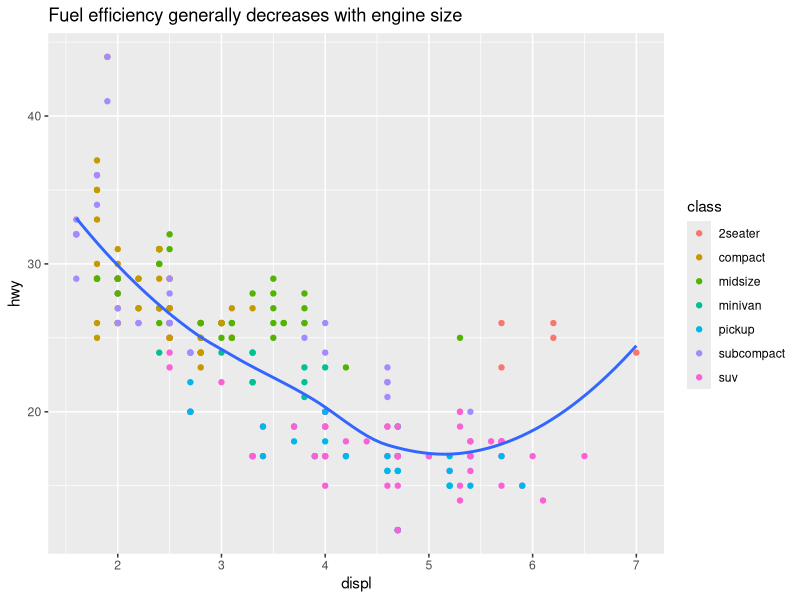
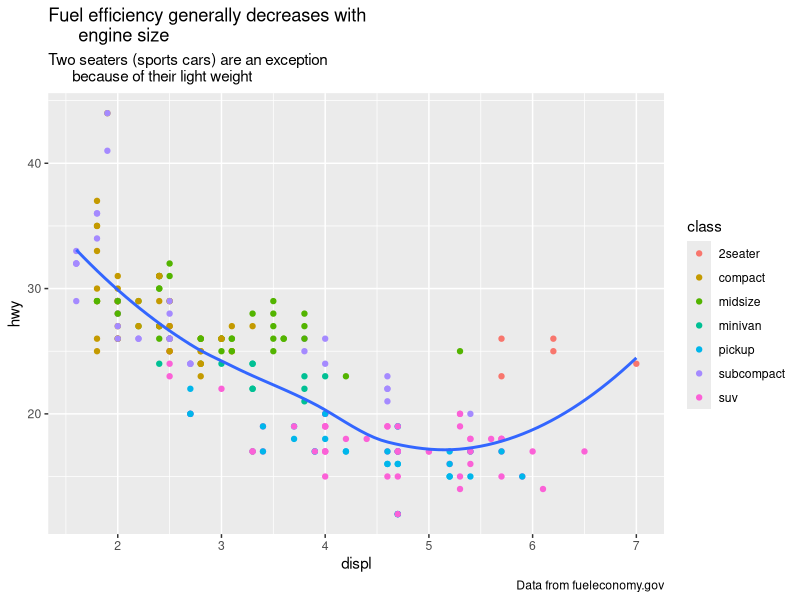
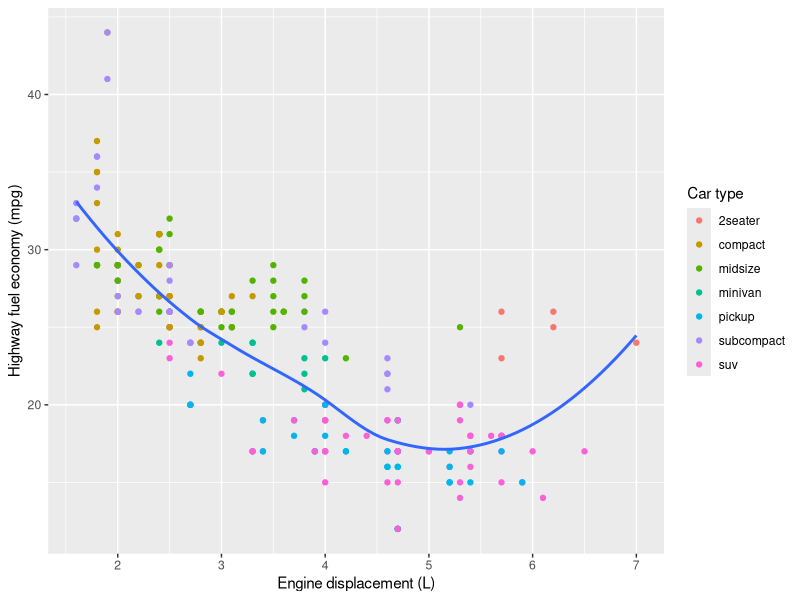
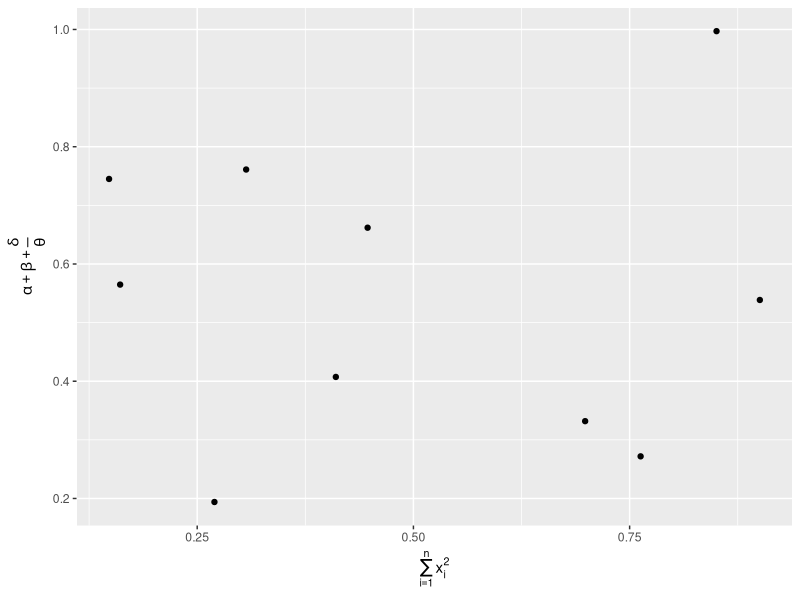
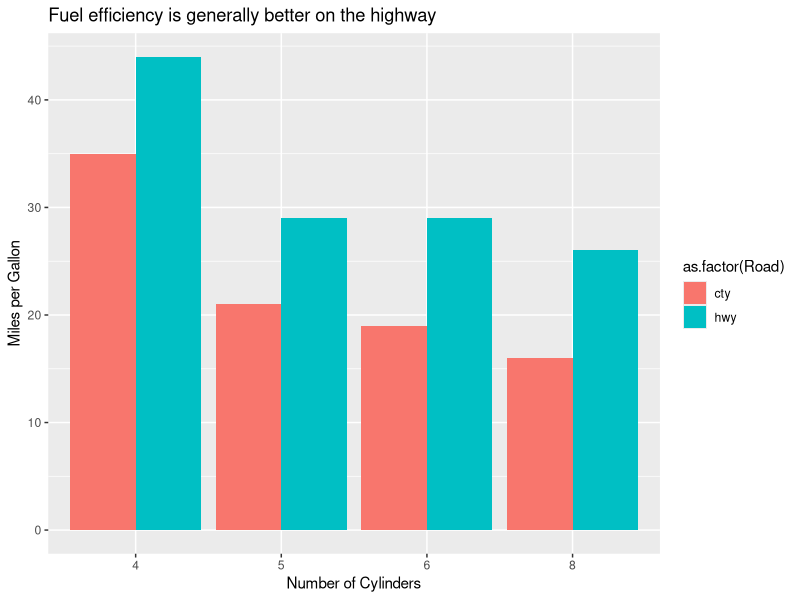
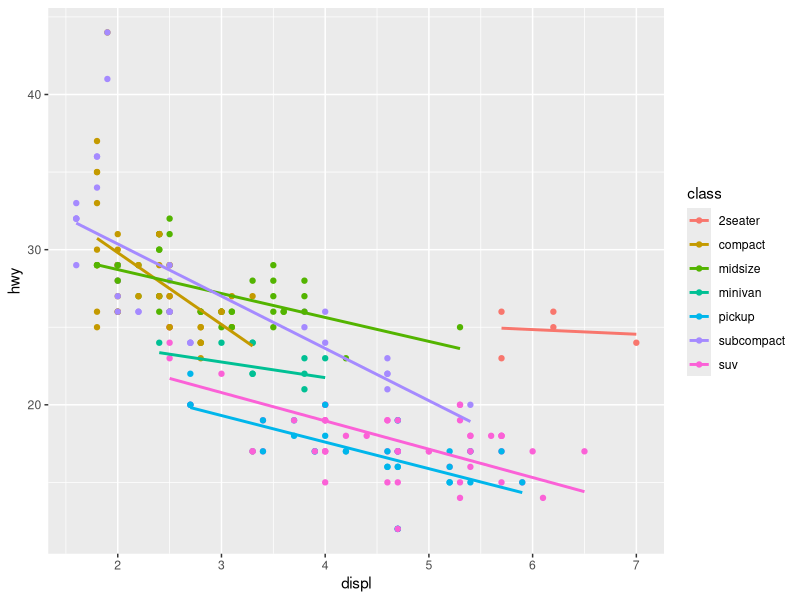

Reproduce these figures in R, in order. (Note: this script raises an error after producing the figures.)
### Graphics for Communication
library(tidyverse)

## Label

ggplot(mpg, aes(displ, hwy)) +
  geom_point(aes(color = class)) +
  geom_smooth(se = F) +
  labs(
    title = paste(
      "Fuel efficiency generally decreases with engine size"
    ))

ggplot(mpg, aes(displ, hwy)) +
  geom_point(aes(color = class)) +
  geom_smooth(se = FALSE) +
  labs(
    title = paste(
      "Fuel efficiency generally decreases with
      engine size"
    ),
    subtitle = paste(
      "Two seaters (sports cars) are an exception
      because of their light weight"
    ),
    caption = "Data from fueleconomy.gov"
  )

ggplot(mpg, aes(displ, hwy)) +
  geom_point(aes(color = class)) +
  geom_smooth(se = FALSE) +
  labs(
    x = "Engine displacement (L)",
    y = "Highway fuel economy (mpg)",
    colour = "Car type"
  )

df <- tibble(
  x = runif(10),
  y = runif(10)
)
ggplot(df, aes(x, y)) +
  geom_point() +
  labs(
    x = quote(sum(x[i] ^ 2, i == 1, n)),
    y = quote(alpha + beta + frac(delta, theta))
  )


## Excercises

# 1.

mpg %>%
  select(cyl,cty, hwy) %>%
  pivot_longer(cols = c(cty,hwy), names_to = "Road", values_to = "MPG") %>%
  ggplot(aes(x = as.factor(cyl), y = MPG, fill = as.factor(Road))) +
  geom_bar(position = "dodge", stat = "identity") +
  labs(
    x = "Number of Cylinders",
    y = "Miles per Gallon",
    title = "Fuel efficiency is generally better on the highway"
  )

# 2.
mpg %>%
  ggplot(aes(displ, hwy, color = class)) +
  geom_point() + 
  geom_smooth(method = "lm", se = F)

mod <- lm(hwy ~ class, data = mpg)

mpg %>%
  add_residuals(mod) %>%
  ggplot(aes(x = displ, y = resid))+
  geom_point() +
  geom_smooth(method = "lm", se = F) +
  labs(
    x = "Engine Displacement(L)",
    y = "Highway MPG relative to the Class Average",
    title = "Engine size has a small negative effect on Fuel Efficiency"
  )


# 3.

### Annotations

best_in_class <- mpg %>%
  group_by(class) %>%
  filter(row_number(desc(hwy)) == 1)

ggplot(mpg, aes(displ, hwy)) +
  geom_point(aes(color = class)) +
  geom_text(aes(label = model), data = best_in_class)

ggplot(mpg, aes(displ, hwy)) +
  geom_point(aes(color = class)) +
  geom_label(
    aes(label = model),
    data = best_in_class,
    nudge_y = 2,
    alpha = 0.5
  )

library(ggrepel)

ggplot(mpg, aes(displ, hwy)) +
  geom_point(aes(color = class)) +
  geom_point(size = 3, shape = 1, data = best_in_class) +
  ggrepel::geom_label_repel(
    aes(label = model),
    data = best_in_class
  )

class_avg <- mpg %>%
  group_by(class) %>%
  summarize(
    displ = median(displ),
    hwy = median(hwy)
  )

ggplot(mpg, aes(displ, hwy, color = class)) +
  ggrepel::geom_label_repel(aes(label = class),
                            data = class_avg,
                            size = 6,
                            label.size = 0,
                            segment.color = NA
  ) +
  geom_point() +
  theme(legend.position = "none")

label <- mpg %>%
  summarize(
    displ = min(displ),
    hwy = max(hwy),
    label = paste(
      "Increasing engine size is \nrelated to decreasing fuel economy."
    )
  )

ggplot(mpg, aes(displ, hwy)) +
  geom_point() +
  geom_text(
    aes(label = label),
    data = label,
    vjust = "top",
    hjust = "right"
  )


### Excercises

# 1.
label <- mpg %>%
  summarize(
  displ = min(displ),
  hwy = max(hwy),
  label = paste(
    "Increasing engine size is \nrelated to decreasing fuel economy."
  )
)

ggplot(mpg, aes(displ, hwy)) +
  geom_point() +
  geom_text(
    aes(label = label),
    data = label,
    vjust = "top",
    hjust = 'left'
  )

# 2.
?annotate

# 3.

label <- mpg %>%
  summarize(
    displ = max(displ),
    hwy = max(hwy),
    label = paste(
      "text."
    )
  )

ggplot(mpg, aes(displ, hwy)) +
  geom_point() +
  geom_text(aes(label = label,vjust = "center", hjust = "right"),
  data = label) +
  facet_wrap(~cyl)

# 4.
# Fill aesthetic controls background box color.

ggplot(mpg, aes(displ, hwy)) +
  geom_point(aes(color = class)) +
  geom_label(
    aes(label = model),
    data = best_in_class,
    nudge_y = 2,
    alpha = 0.5,
    fill = "grey"
  )

# 5.
?arrow
# angle, length, ends, type
mpg %>%
  ggplot(aes(x = hwy, y = displ)) +
  geom_point() +
  geom_segment(aes(x = 20, y = 5.5, xend = 30, yend = 3), 
                           arrow = arrow(length = unit(0.5, 'cm')))

### Scales

ggplot(mpg, aes(displ, hwy)) +
  geom_point(aes(color = class))

ggplot(mpg, aes(displ, hwy)) +
  geom_point(aes(color = class)) +
  scale_x_continuous() +
  scale_y_continuous() +
  scale_color_discrete()

ggplot(mpg, aes(displ, hwy)) +
  geom_point() +
  scale_x_continuous(labels = NULL) +
  scale_y_continuous(labels = NULL)

presidential %>%
  mutate(id = 33 + row_number()) %>%
  ggplot(aes(start, id)) +
  geom_point() +
  geom_segment(aes(xend = end, yend = id)) +
  scale_x_date(
    NULL,
    breaks = presidential$start,
    date_labels = "'%y"
  )

ggplot(mpg, aes(displ, hwy)) +
  geom_point(aes(color = drv))

ggplot(mpg, aes(displ, hwy)) +
  geom_point(aes(color = drv)) +
  scale_color_brewer(palette = "Set1")

ggplot(mpg, aes(displ, hwy)) +
  geom_point(aes(color = drv, shape = drv)) +
  scale_color_brewer(palette = "Set1")

presidential %>%
  mutate(id = 33 + row_number()) %>%
  ggplot(aes(start, id, color = party)) +
  geom_point() +
  geom_segment(aes(xend = end, yend = id)) +
  scale_colour_manual(
    values = c(Republican = "red", Democratic = "blue")
  )


## Excercises

# 1.
df <- tibble(
  x = rnorm(10000),
  y = rnorm(10000)
)
ggplot(df, aes(x, y)) +
  geom_hex() +
  scale_color_gradient(low = "white", high = "red") +
  coord_fixed()

#the color in the plot is using fill not color.

ggplot(df, aes(x, y)) +
  geom_hex() +
  scale_fill_gradient(low = "white", high = "red") +
  coord_fixed()

# 2.
ggplot(mpg, aes(displ, hwy)) +
  geom_point() +
  scale_x_continuous(name = 'displacement',
                     breaks = seq(15, 40, by = 5))

# name is the first argument and functions the same as adding a label.

# 3.
presidential %>%
  mutate(id = 33 + row_number()) %>%
  ggplot(aes(start, id, color = party)) +
  geom_point() +
  geom_segment(aes(xend = end, yend = id)) +
  scale_colour_manual(
    values = c(Republican = "red", Democratic = "blue")
  )

presidential %>%
  mutate(id = 33 + row_number(),
         name_num = fct_inorder(str_c(name, ",",id))) %>%
  arrange(-id) %>%
  ggplot(aes(start, name_num, color = party)) +
  geom_point() +
  geom_segment(aes(xend = end, yend = name_num)) +
  scale_y_discrete(NULL) +
  scale_x_date(NULL,
               breaks = presidential$start,
               date_labels = "'%y",
               minor_breaks = make_date(seq(year(min(presidential$start)),
                                            year(max(presidential$end)),
                                            by = 4),1,1)) +
  scale_colour_manual(
    values = c(Republican = "red", Democratic = "blue")
  ) +
  labs(title = "Presidential Terms",
       subtitle = "Eisenhower(34th) to Trump(45th)") + 
  theme(
    panel.grid.minor = element_blank(),
    axis.ticks.y = element_blank()
  )

# 4.
ggplot(diamonds, aes(carat, price)) +
  geom_point(aes(color = cut), alpha = 1/20) + 
  guides(
    color = guide_legend(
      override.aes = list(size = 4, alpha = 1)
    )
  )

### Zooming

# Generally coord_cartesian() is best for zooming

ggplot(mpg, mapping = aes(displ, hwy)) +
  geom_point(aes(color = class)) +
  geom_smooth() +
  coord_cartesian(xlim = c(5, 7), ylim = c(10, 30))

mpg %>%
  filter(displ >= 5, displ <= 7, hwy >= 10, hwy <= 30) %>%
  ggplot(aes(displ, hwy)) +
  geom_point(aes(color = class)) +
  geom_smooth()

suv <- mpg %>% filter(class == "suv")
compact <- mpg %>% filter(class == "compact")
ggplot(suv, aes(displ, hwy, color = drv)) +
  geom_point()
ggplot(compact, aes(displ, hwy, color = drv)) +
  geom_point()

x_scale <- scale_x_continuous(limits = range(mpg$displ))
y_scale <- scale_y_continuous(limits = range(mpg$hwy))
col_scale <- scale_color_discrete(limits = unique(mpg$drv))

ggplot(suv, aes(displ, hwy, color = drv)) +
  geom_point() +
  x_scale +
  y_scale +
  col_scale
ggplot(compact, aes(displ, hwy, color = drv)) +
  geom_point() +
  x_scale +
  y_scale +
  col_scale

### Themes

ggplot(mpg, aes(displ, hwy)) +
  geom_point(aes(color = class)) +
  geom_smooth(se = FALSE) +
  theme_bw()

### Saving Plots

ggplot(mpg, aes(displ, hwy)) + geom_point()
ggsave("my-plot.pdf")

### Figure Sizing

# Five main options for R markdown figure dimensions
# fig.width, fig.height, fig.asp, out.width and out.height

# fig.show = "hold" renders plots after code blocks.

# dev = "png" can make pltos load faster but slightly lower
# in quality

